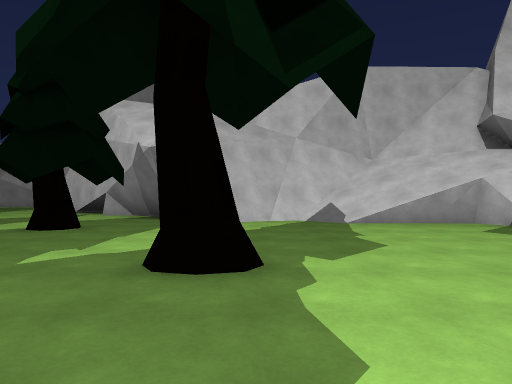
View 1 (above)

24 first-person views from a walk through a Unity game level. The camera is 1.3 m above the floor, looks level and sees 70° across. The floor is counted in squares, 2 m on a side. Each view is taken from the middle of a square. On the plan, view 1 faces up. The plan holds only what a view shows up to about 11 squares ahead; the rest is blank. The place goes on beyond the plan. The player character is not drawn. Surface patterns are stand-ins for the level's own textures.

View 2
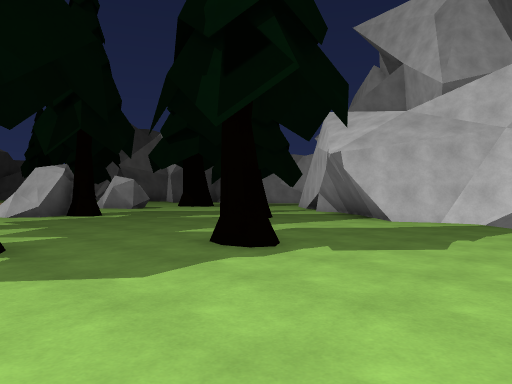

View 3
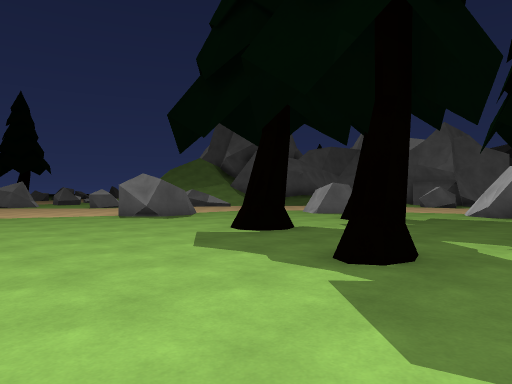

View 4
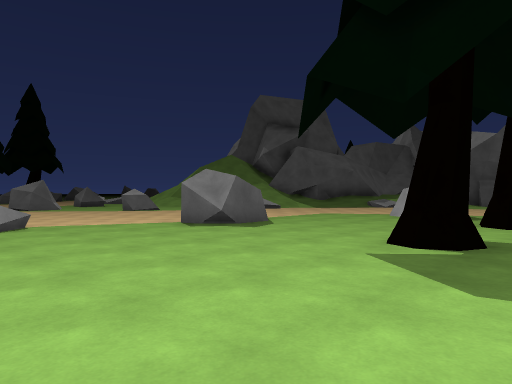

View 5
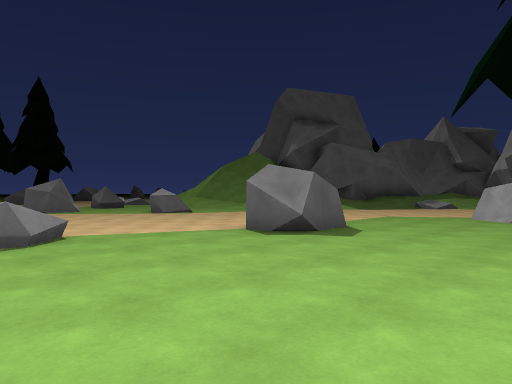

View 6
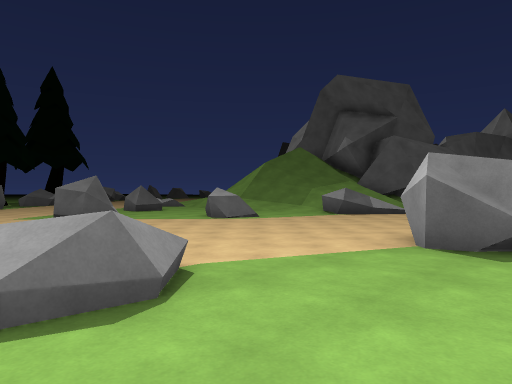

View 7
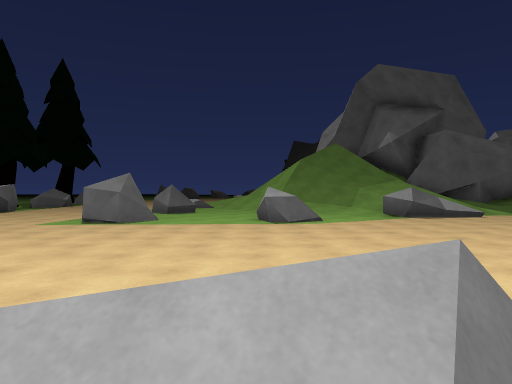

View 8
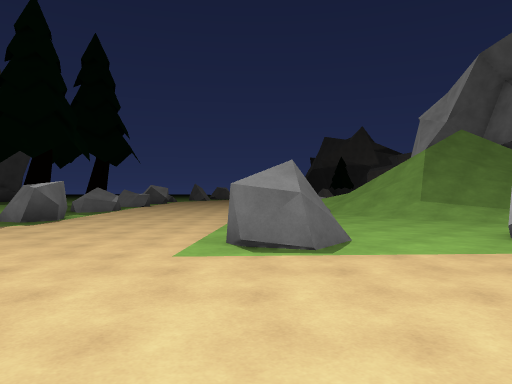

View 9
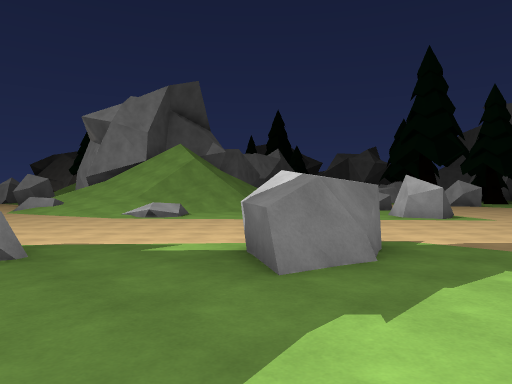

View 10
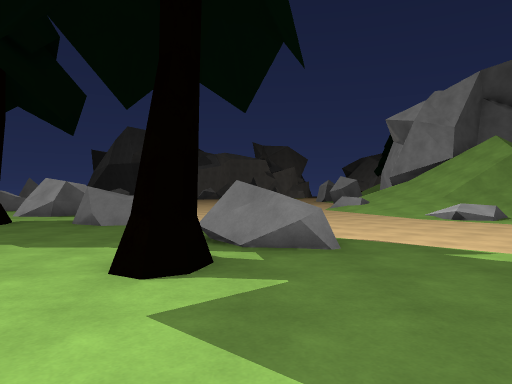

View 11
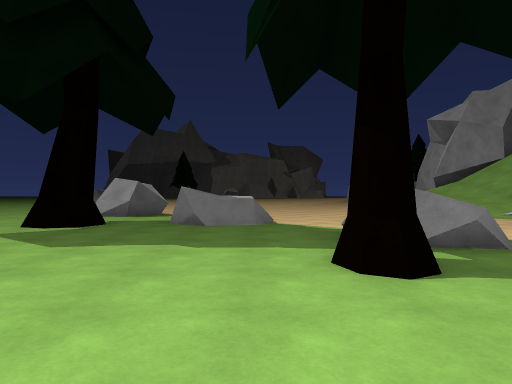

View 12
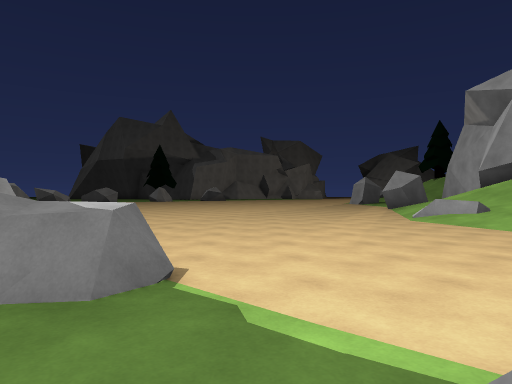

View 13
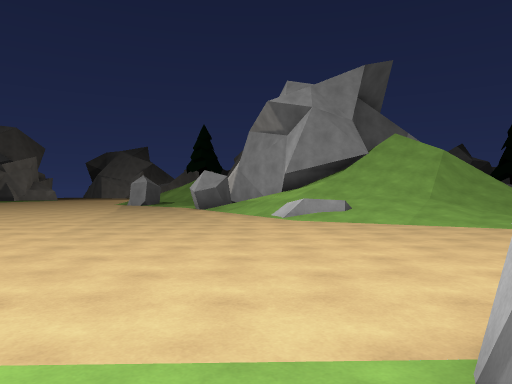

View 14
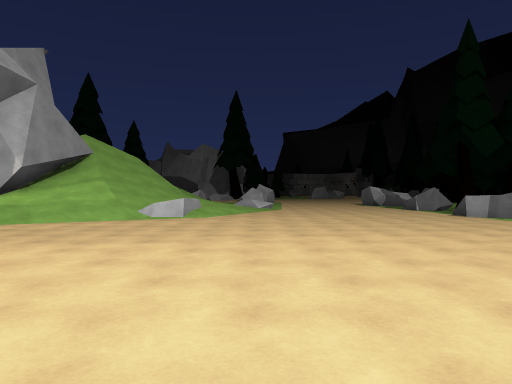

View 15
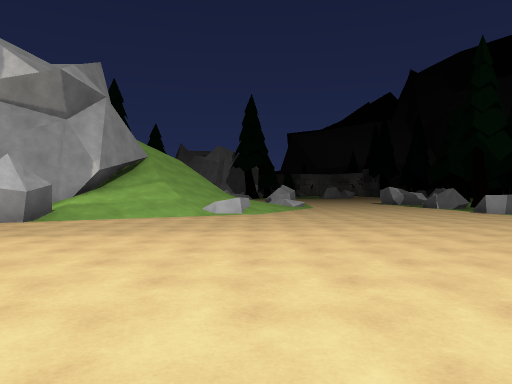

View 16
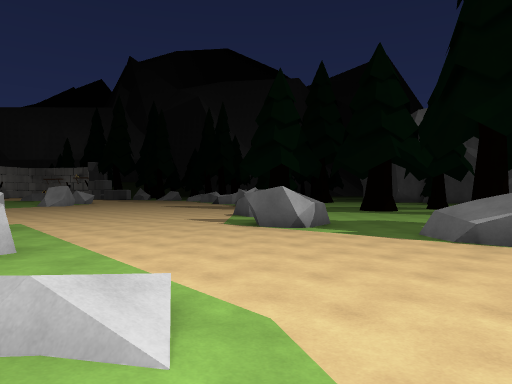

View 17
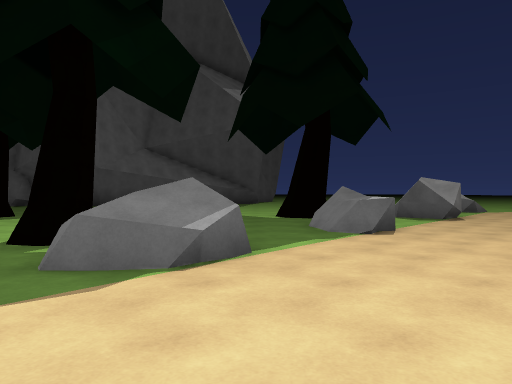

View 18
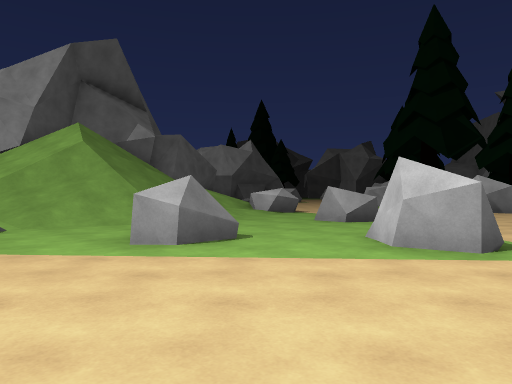

View 19
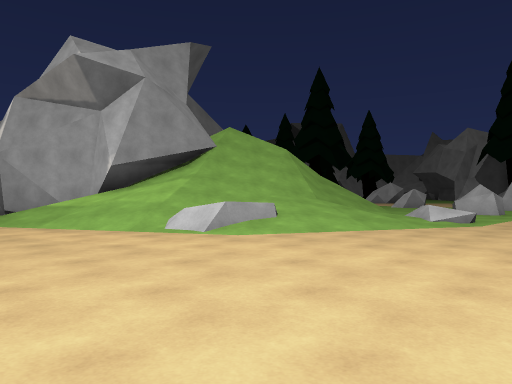

View 20
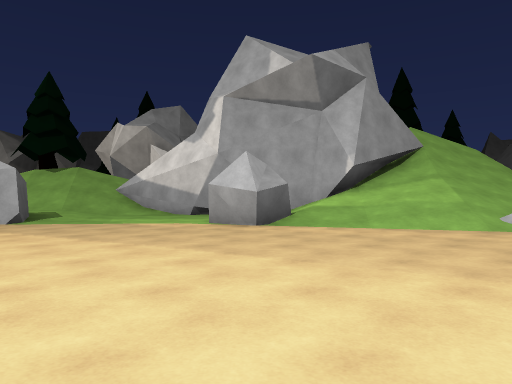

View 21
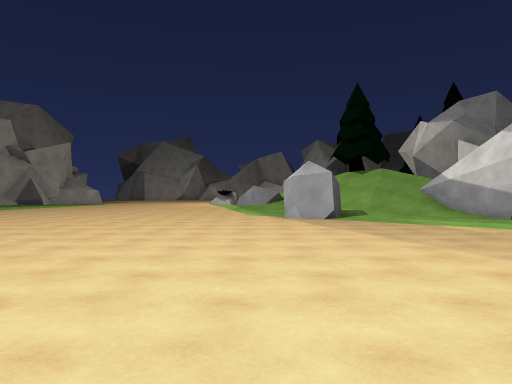

View 22
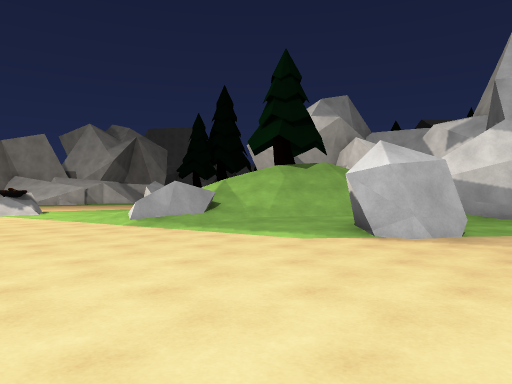

View 23
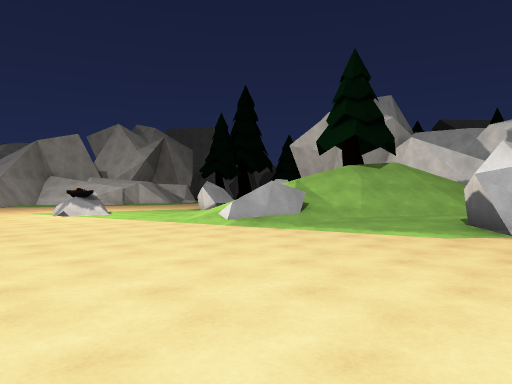

View 24
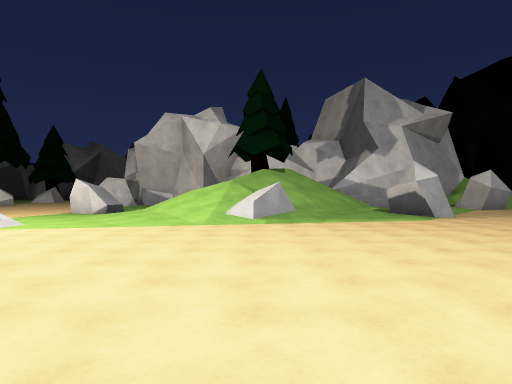

### Floor plan
Key: @ floor where view 1 was taken; # wall or solid block; . main floor; : floor 0.25 m higher than the main floor; / step, stairs or slope; = window, fence, low wall or low ledge; ^ raised ledge; O other object.
Columns run from 33 left of view 1 to 3 right of it. Each row starts with its distance up from view 1.
 11                             ##
 10                            ..##   ###
  9                            ...#####//
  8                            .....##///
  7                             .O.......
  6                            ..O.......
  5                           ...........
  4                          OO..........
  3                         ##......OO...
  2                         .=...........
  1                          ..OO..O.....
  0                           ..O..O.@...
 -1                            ..........
 -2                           #=.........
 -3                          ............
 -4                          .....=^.....
 -5                           .... #...=/
 -6                             .......=/
 -7                        /.............
 -8                        ////..........
 -9                           /.........
-10    ..#                    /..=#......
-11    ..##                   /..^^......
-12    ../                 /////.........
-13 .=^...//  O //         /////....##...
-14 ../..////OOO// #      //////.........
-15  ..../////////###    #//////.^#......
-16  .....//=/////.#######/////..........
-17   .....//::::....://////////.........
-18   .........##....#//////////.........
-19  ..........//....#/////////.......#..
-20  ....................//#/........^#..
-21  ....................................
-22  ..............................==....
-23      .........................=#.....
-24      ...........................OO...
-25          ...................^........
-26               ..............^=......
-27                .....................
-28                ......   .^#..O...

Positions as (right, up) in squares from view 1, and headings:
1: (0, 0), facing up
2: (3, 0), facing up-left
3: (3, 5), facing down-left
4: (3, 2), facing down-left
5: (3, 0), facing down-left
6: (3, -3), facing down-left
7: (3, -5), facing down-left
8: (3, -10), facing down-left
9: (3, -23), facing up-left
10: (3, -23), facing left
11: (3, -25), facing left
12: (-2, -24), facing left
13: (-5, -27), facing up-left
14: (-16, -28), facing up-right
15: (-18, -28), facing up-right
16: (-8, -19), facing right
17: (-3, -19), facing down
18: (1, -18), facing up-left
19: (-10, -26), facing up
20: (-16, -26), facing up
21: (-16, -26), facing up-left
22: (-24, -24), facing up
23: (-26, -24), facing up
24: (-32, -22), facing up-right
